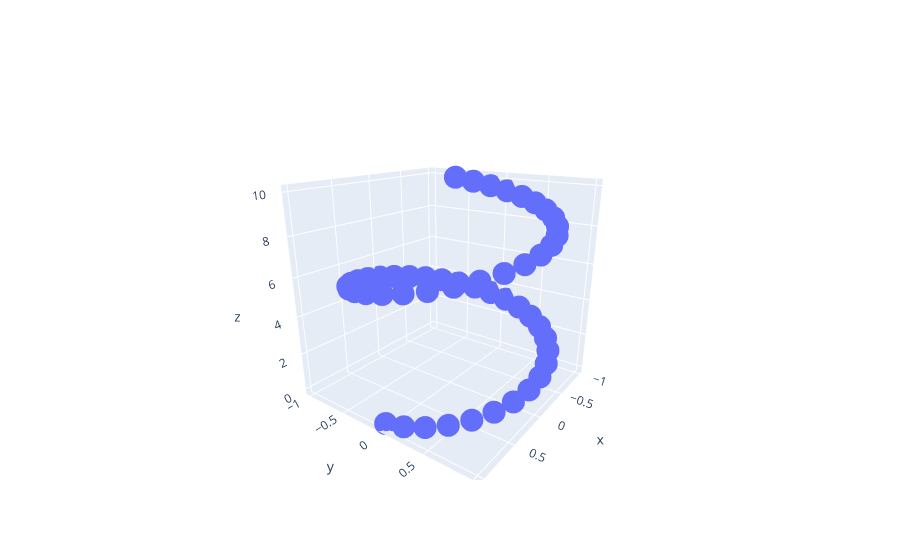

The notebook cell saved with this chart:
### Code cell
t = np.linspace(0, 10, 50)
x, y, z = np.cos(t), np.sin(t), t

fig = go.Figure(data=[go.Scatter3d(x=x, y=y, z=z,
                                   mode='markers')])
fig.show()
